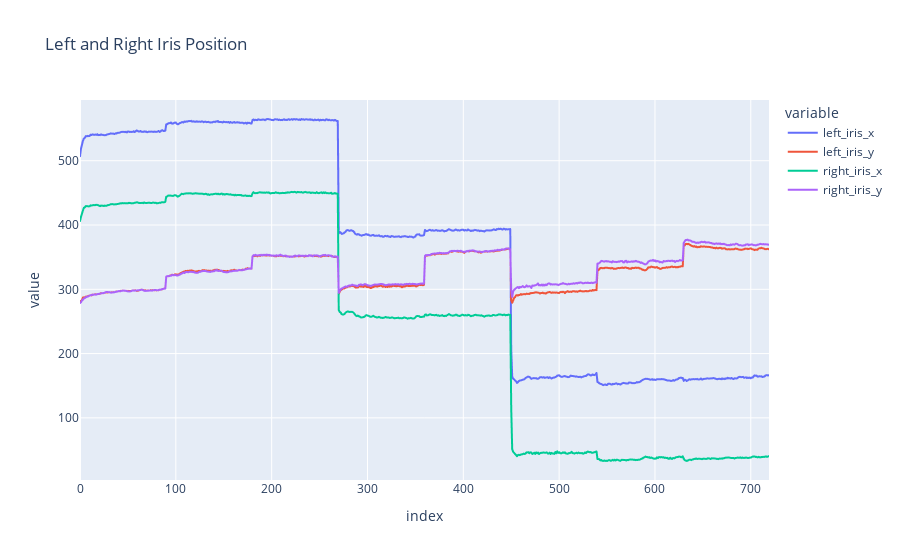

The notebook cell this image was saved under:
### Markdown cell above
## Line Plot Visualization

### Code cell
# Plotly line plot for the left and right iris position
px.line(raw_dataset, y=["left_iris_x", "left_iris_y", "right_iris_x", "right_iris_y"], title="Left and Right Iris Position")

### Figure 1 — Plotly figure (JSON) as saved in the notebook; plotly's stock layout.template omitted (floating-point values rounded to 4 significant figures; data arrays with more than 128 entries replaced by an {"elided": "..."} marker saying what was removed)
{"data": [{"hovertemplate": "variable=left_iris_x<br>index=%{x}<br>value=%{y}<extra></extra>", "legendgroup": "left_iris_x", "line": {"color": "#636efa", "dash": "solid"}, "marker": {"symbol": "circle"}, "mode": "lines", "name": "left_iris_x", "showlegend": true, "type": "scattergl", "x": {"elided": "720 int values"}, "xaxis": "x", "y": {"elided": "720 float values"}, "yaxis": "y"}, {"hovertemplate": "variable=left_iris_y<br>index=%{x}<br>value=%{y}<extra></extra>", "legendgroup": "left_iris_y", "line": {"color": "#EF553B", "dash": "solid"}, "marker": {"symbol": "circle"}, "mode": "lines", "name": "left_iris_y", "showlegend": true, "type": "scattergl", "x": {"elided": "720 int values"}, "xaxis": "x", "y": {"elided": "720 float values"}, "yaxis": "y"}, {"hovertemplate": "variable=right_iris_x<br>index=%{x}<br>value=%{y}<extra></extra>", "legendgroup": "right_iris_x", "line": {"color": "#00cc96", "dash": "solid"}, "marker": {"symbol": "circle"}, "mode": "lines", "name": "right_iris_x", "showlegend": true, "type": "scattergl", "x": {"elided": "720 int values"}, "xaxis": "x", "y": {"elided": "720 float values"}, "yaxis": "y"}, {"hovertemplate": "variable=right_iris_y<br>index=%{x}<br>value=%{y}<extra></extra>", "legendgroup": "right_iris_y", "line": {"color": "#ab63fa", "dash": "solid"}, "marker": {"symbol": "circle"}, "mode": "lines", "name": "right_iris_y", "showlegend": true, "type": "scattergl", "x": {"elided": "720 int values"}, "xaxis": "x", "y": {"elided": "720 float values"}, "yaxis": "y"}], "layout": {"legend": {"title": {"text": "variable"}, "tracegroupgap": 0}, "title": {"text": "Left and Right Iris Position"}, "xaxis": {"anchor": "y", "domain": [0, 1], "title": {"text": "index"}}, "yaxis": {"anchor": "x", "domain": [0, 1], "title": {"text": "value"}}}}
